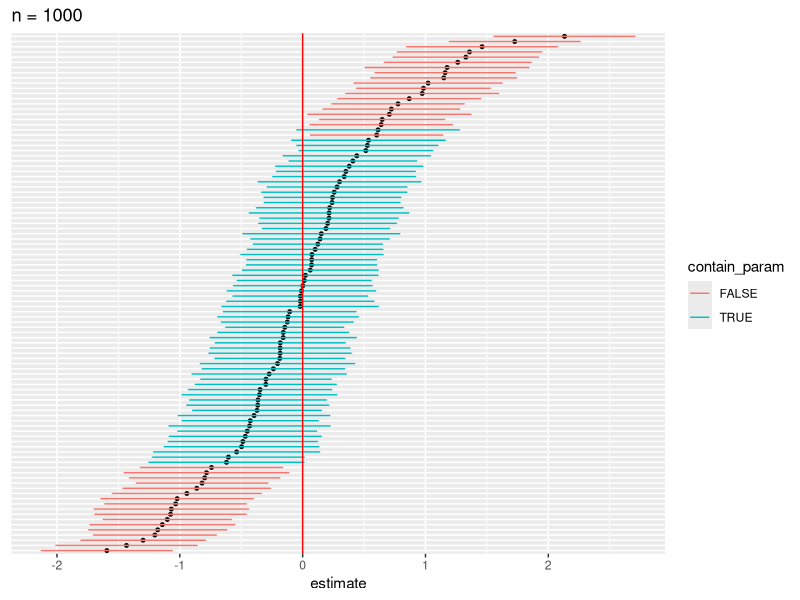
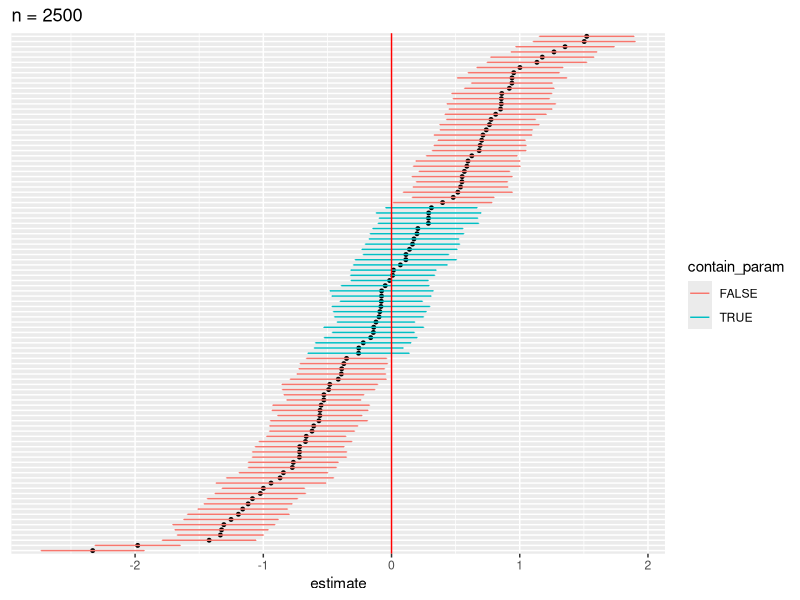
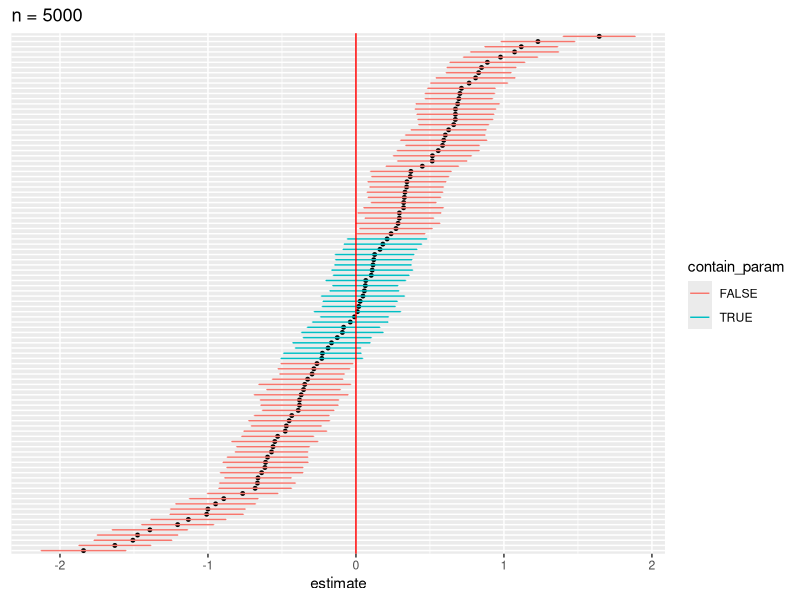
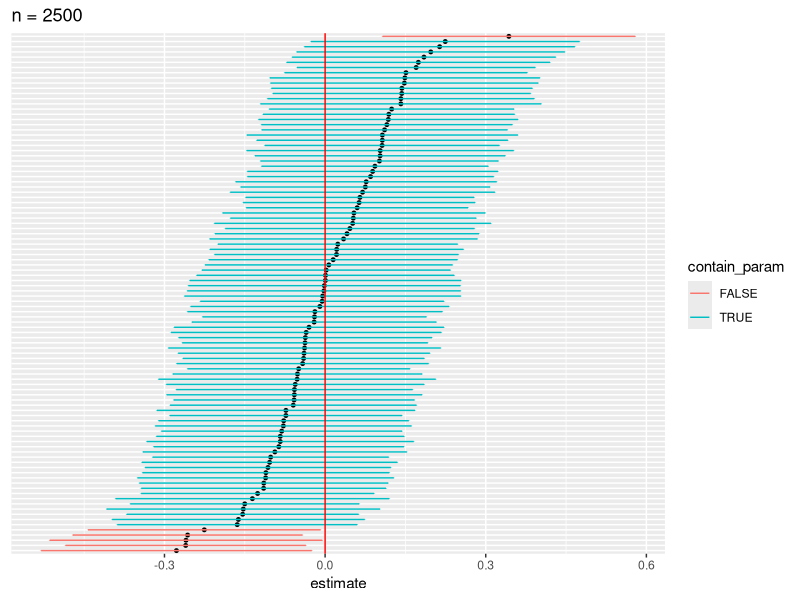
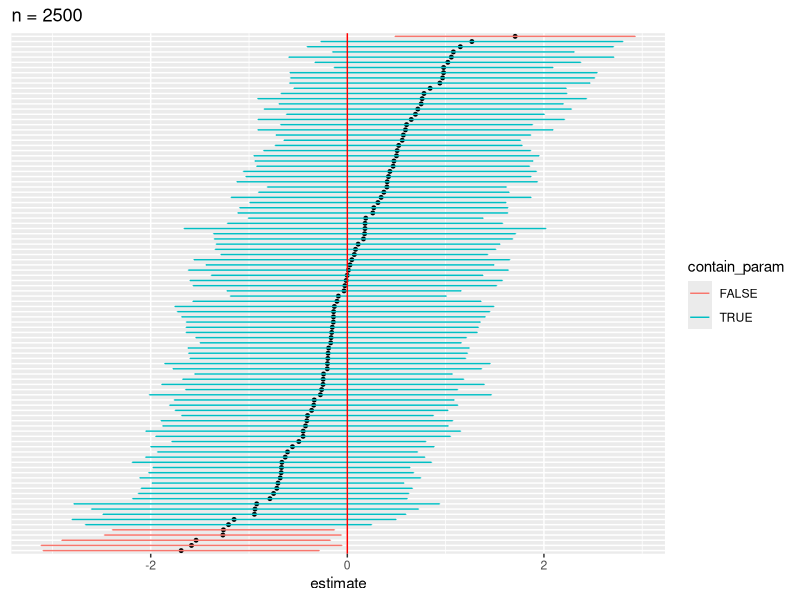

These charts were generated, in order, by the following R code:
## ---- chunk 1
library(tidyverse)
library(raster)

library(lme4)
library(lmerTest)
## ---- chunk 2
set.seed(8376)

level.num <- 50
sublevels <- 1:level.num

study.n <- 100

confint.results <- data.frame(study.id = 1:study.n)
lower.results <- rep(0, study.n)
upper.results <- rep(0, study.n)
estimates <- rep(0, study.n)

n.vector <- c(1000, 2500, 5000)
for (n in n.vector) {

  for (i in 1:study.n) {
    subintercepts <- runif(level.num, 5, 15)
    subslopes <- rnorm(level.num, mean = 0, sd = 5)
    
    sl <- sample(sublevels, size = n, replace = TRUE)
    group <- sample(c(0,1), size = n, replace = TRUE)
    y <- sapply(1:n, function(i) {
      return(subslopes[sl[i]]*group[i] + subintercepts[sl[i]])
    }) + rnorm(n, mean = 0, sd = 1)
    
    data <- data.frame(group, sl, y)
    
    group1 <- data %>%
      filter(group == 0)
    group2 <- data %>%
      filter(group == 1)
    
    result <- t.test(group2$y, group1$y)
    lower.results[i] <- result$conf.int[1]
    upper.results[i] <- result$conf.int[2]
    estimates[i] <- result$estimate[["mean of x"]] - result$estimate[["mean of y"]]
  }
  
  confint.results$lower <- lower.results
  confint.results$upper <- upper.results
  confint.results$estimate <- estimates
  confint.results <- confint.results %>%
    mutate(contain_param = ifelse(lower <= 0 & upper >= 0, TRUE, FALSE))
  
  meta_avg_effect <- mean(confint.results$estimate)
  
  g <- confint.results %>%
    ggplot(aes(x=estimate, y = reorder(study.id, estimate))) +
    geom_point(size = 1) +
    geom_errorbar(aes(xmin=lower, xmax=upper, col=contain_param), width=.1) +
    geom_vline(xintercept = 0, col = "red") +
    ggtitle(paste0("n = ", n)) +
    theme(axis.title.y=element_blank(),
          axis.text.y=element_blank(),
          axis.ticks.y=element_blank())
  
  #ggsave(file.path("img", paste0("add_var_n", n, ".png")))
  print(g)
}
## ---- chunk 3
level.num <- 50
sublevels <- 1:level.num

study.n <- 100

confint.results <- data.frame(study.id = 1:study.n)
lower.results <- rep(0, study.n)
upper.results <- rep(0, study.n)
estimates <- rep(0, study.n)

n <- 2500

for (i in 1:study.n) {
  subintercepts <- runif(level.num, 5, 15)
  subslopes <- rnorm(level.num, mean = 0, sd = 5)
  
  sl <- sample(sublevels, size = n, replace = TRUE)
  group <- sample(c(0,1), size = n, replace = TRUE)
  y <- sapply(1:n, function(i) {
    return(subintercepts[sl[i]])
  }) + rnorm(n, mean = 0, sd = 1)
  
  data <- data.frame(group, sl, y)
  
  group1 <- data %>%
    filter(group == 0)
  group2 <- data %>%
    filter(group == 1)
  
  result <- t.test(group2$y, group1$y)
  lower.results[i] <- result$conf.int[1]
  upper.results[i] <- result$conf.int[2]
  estimates[i] <- result$estimate[["mean of x"]] - result$estimate[["mean of y"]]
}

confint.results$lower <- lower.results
confint.results$upper <- upper.results
confint.results$estimate <- estimates
confint.results <- confint.results %>%
  mutate(contain_param = ifelse(lower <= 0 & upper >= 0, TRUE, FALSE))

meta_avg_effect <- mean(confint.results$estimate)

g <- confint.results %>%
  ggplot(aes(x=estimate, y = reorder(study.id, estimate))) +
  geom_point(size = 1) +
  geom_errorbar(aes(xmin=lower, xmax=upper, col=contain_param), width=.1) +
  geom_vline(xintercept = 0, col = "red") +
  ggtitle(paste0("n = ", n)) +
  theme(axis.title.y=element_blank(),
        axis.text.y=element_blank(),
        axis.ticks.y=element_blank())

#ggsave(file.path("img", paste0("null_model.png")))
print(g)
## ---- chunk 4
level.num <- 50
sublevels <- 1:level.num

study.n <- 100

confint.results <- data.frame(study.id = 1:study.n)
lower.results <- rep(0, study.n)
upper.results <- rep(0, study.n)
estimates <- rep(0, study.n)

n <- 2500

for (i in 1:study.n) {
  subintercepts <- runif(level.num, 5, 15)
  subslopes <- rnorm(level.num, mean = 0, sd = 5)
  
  sl <- sample(sublevels, size = n, replace = TRUE)
  group <- sample(c(0,1), size = n, replace = TRUE)
  y <- sapply(1:n, function(i) {
    return(subslopes[sl[i]]*group[i] + subintercepts[sl[i]])
  }) + rnorm(n, mean = 0, sd = 1)
  
  data <- data.frame(group, sl, y)
  
  mixed.lmer <- lmer(y ~ group + (1 + group|sl), data = data)
  
  # summary(mixed.lmer)
  # ranef(mixed.lmer)
  test.result <- contest1D(mixed.lmer, c(0,1), confint = TRUE)
  
  lower.results[i] <- test.result$lower
  upper.results[i] <- test.result$upper
  estimates[i] <- test.result$Estimate
}

confint.results$lower <- lower.results
confint.results$upper <- upper.results
confint.results$estimate <- estimates
confint.results <- confint.results %>%
  mutate(contain_param = ifelse(lower <= 0 & upper >= 0, TRUE, FALSE))

meta_avg_effect <- mean(confint.results$estimate)

g <- confint.results %>%
  ggplot(aes(x=estimate, y = reorder(study.id, estimate))) +
  geom_point(size = 1) +
  geom_errorbar(aes(xmin=lower, xmax=upper, col=contain_param), width=.1) +
  geom_vline(xintercept = 0, col = "red") +
  ggtitle(paste0("n = ", n)) +
  theme(axis.title.y=element_blank(),
        axis.text.y=element_blank(),
        axis.ticks.y=element_blank())

#ggsave(file.path("img", paste0("mixed_model_confints.png")))
print(g)
